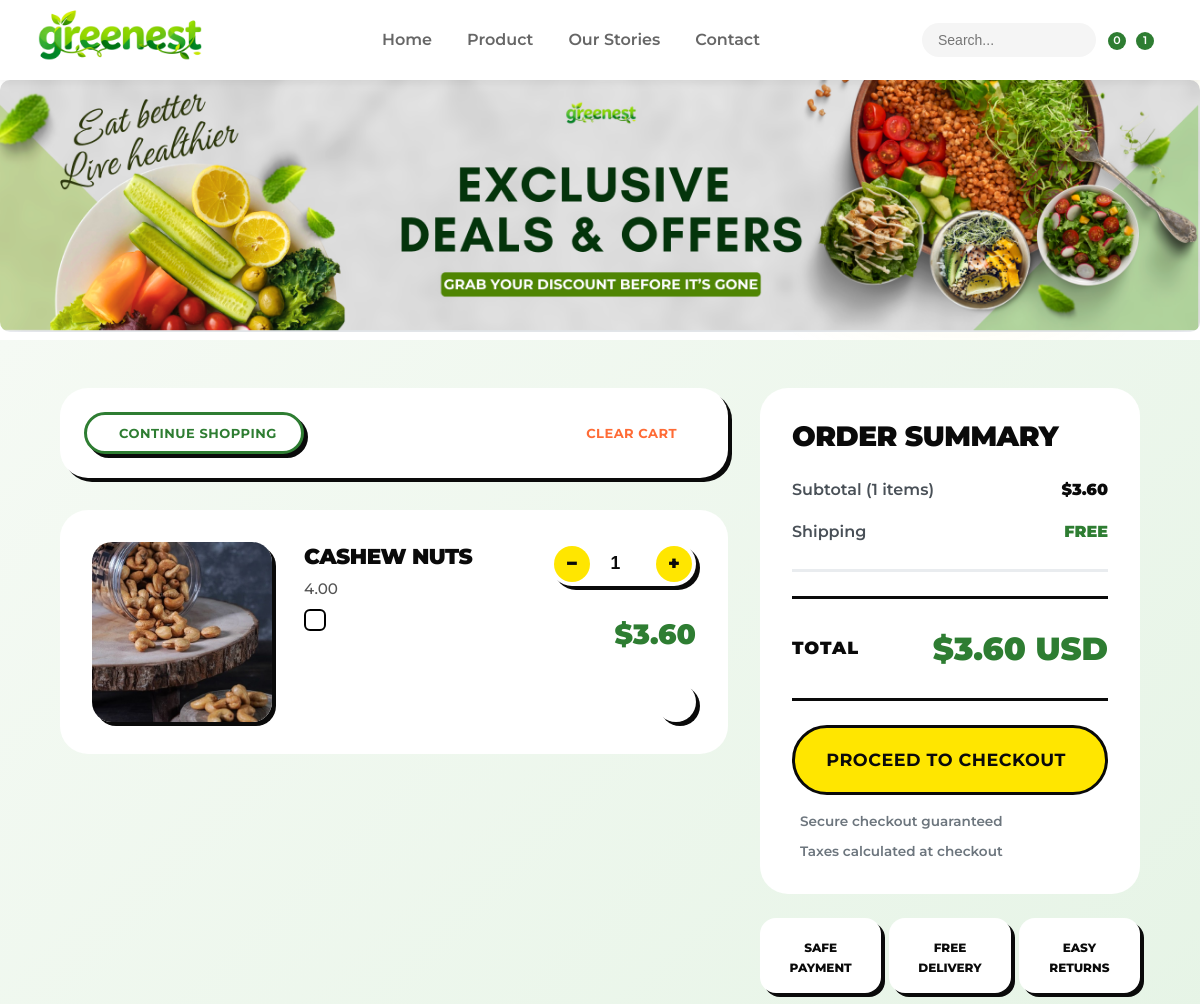
Page /cart/ (signed in, upper part) on the earlier database version.
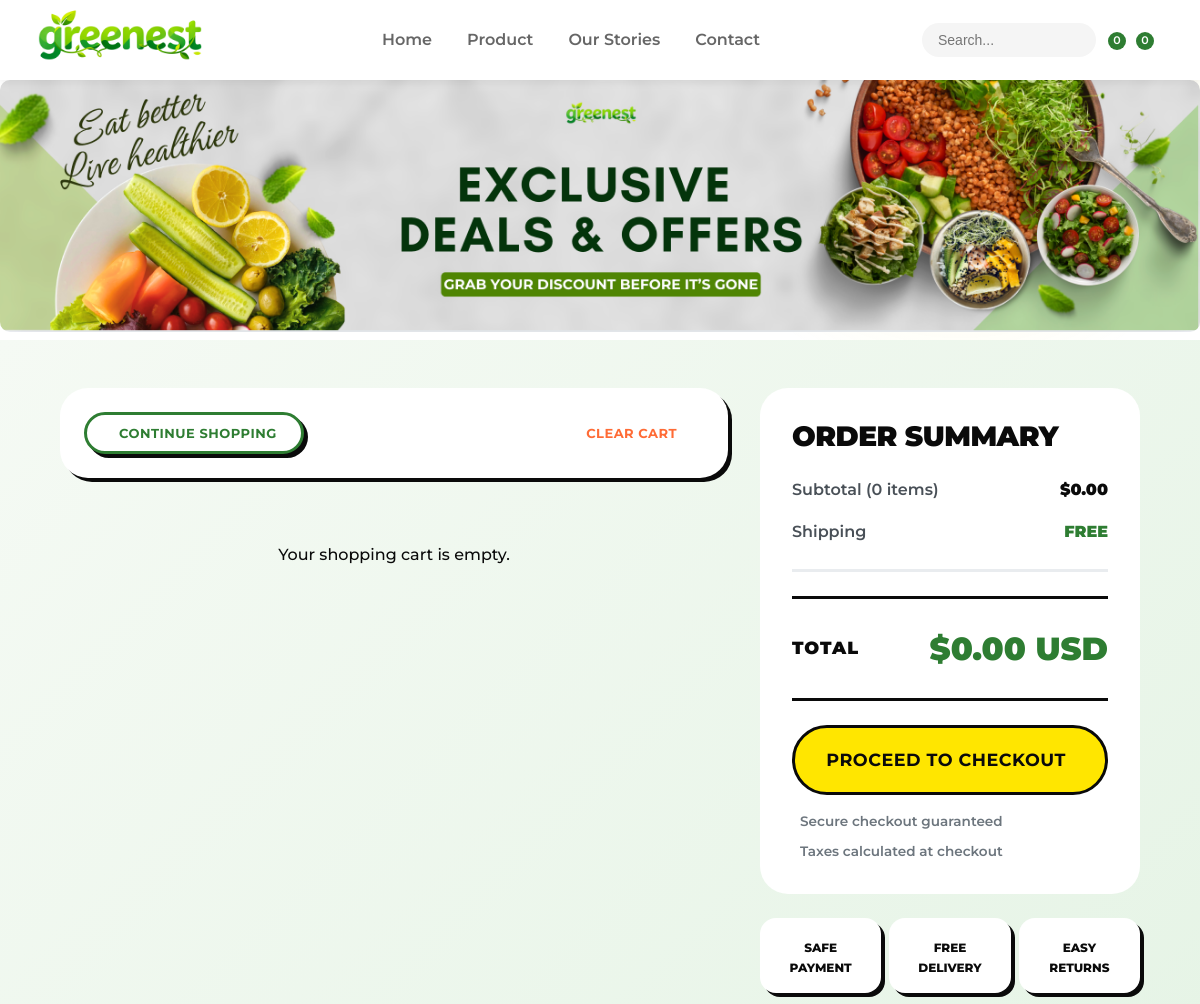
Same page on the later database version.
### app/models/cart.py (models this page shows, shortened)
class Cart(models.Model):
    user = models.ForeignKey(
        settings.AUTH_USER_MODEL,
        on_delete=models.CASCADE,
        related_name="carts",
        null=True,
        blank=True
    )
    session_key = models.CharField(max_length=100, null=True, blank=True)
    created_at = models.DateTimeField(auto_now_add=True)
    @property
    def subtotal(self):
        total = sum(item.subtotal for item in self.items.all())
        return total or Decimal(0)
    @property
    def total(self):
        return self.subtotal

class CartItem(models.Model):
    cart = models.ForeignKey("Cart", on_delete=models.CASCADE, related_name="items")
    product = models.ForeignKey("Product", on_delete=models.CASCADE, null=True, blank=True)
    combo = models.ForeignKey("Combo", on_delete=models.CASCADE, null=True, blank=True)
    quantity = models.PositiveIntegerField(default=1)
    @property
    def item_price(self):
        if self.combo:
            return Decimal(self.combo.final_price)
        elif self.product:
            return Decimal(self.product.final_price)
        return Decimal(0)
    @property
    def subtotal(self):
        return self.item_price * Decimal(self.quantity)

### app/models/category_product.py (models this page shows, shortened)
class Product(models.Model):
    category = models.ManyToManyField(Category, related_name="products")
    name = models.CharField(max_length=200)
    supplier = models.ForeignKey(Supplier, on_delete=models.SET_NULL, null=True, blank=True, related_name="products")
    certifications = models.ManyToManyField(Certification, related_name="products", blank=True)
    image = models.ImageField(upload_to='products/', null=True, blank=True)
    description = models.TextField(null=True, blank=True)
    detail = models.TextField(null=True, blank=True)
    price = models.DecimalField(max_digits=10, decimal_places=2)
    stock = models.IntegerField(default=0)
    sale = models.BooleanField(default=False)
    discount_percentage = models.FloatField(default=0, null=True, blank=True)
    sale_price = models.DecimalField(max_digits=10, decimal_places=2, null=True, blank=True)
    created_at = models.DateTimeField(auto_now_add=True)
    @property
    def final_price(self):
        if self.sale:
            if self.sale_price and self.sale_price > 0:
                return self.sale_price
            elif self.discount_percentage:
                return Decimal(self.price) * (1 - Decimal(self.discount_percentage) / 100)
        return self.price

### app/views/view_cart.py (the view)
# urls.py: path('cart/', views.cart, name='cart'),
def cart(request):
    user_cart = get_or_create_cart(request)
    return render(request, "app/cart.html", {"cart": user_cart})

### app/views/view_cart.py (called while the page is built)
def get_or_create_cart(request):
    if request.user.is_authenticated:
        cart, _ = Cart.objects.get_or_create(user=request.user)
    else:
        if not request.session.session_key:
            request.session.create()
        session_key = request.session.session_key
        cart, _ = Cart.objects.get_or_create(session_key=session_key)
    return cart

### app/templates/app/cart.html (shortened to what the changed rows need)
{% extends "app/base.html" %}
{% load static %}
{% block content %}
<link rel="stylesheet" href="{% static 'app/css/cart.css' %}">
<link rel="stylesheet" href="{% static 'app/css/product_card.css' %}">
<link rel="stylesheet" href="{% static 'app/css/neo_brutalism_global.css' %}">
<link rel="stylesheet" href="{% static 'app/css/cart.css' %}">
<section class="cart-main-section">
  <div class="container">
  <div class="cart-grid">
  <div class="cart-items-wrapper">
    <div class="cart-items-list">
      {% if cart.items.all %}
        {% for item in cart.items.all %}
          <div class="cart-item">
            <div class="item-image-wrapper">
              {% if item.product %}
                <img src="{{ item.product.image.url }}" alt="{{ item.product.name }}" class="item-image">
              {% elif item.combo %}
                <img src="{{ item.combo.image.url }}" alt="{{ item.combo.name }}" class="item-image">
              {% endif %}
            </div>
            <div class="item-details">
              {% if item.product %}
                <h3 class="item-title">{{ item.product.name }}</h3>
                <p class="item-description">{{ item.product.price }}</p>
              {% elif item.combo %}
                <h3 class="item-title">{{ item.combo.name }}</h3>
                <p class="item-description">{{ item.combo.final_price|floatformat:2 }}</p>
              {% endif %}
              <label class="custom-checkbox">
                <input type="checkbox" name="selected_items" value="{{ item.id }}">
              </label>
            </div>
            <div class="item-actions">
              <div class="quantity-control">
                <a href="{% url 'update_quantity' item.id 'decrease' %}" class="qty-btn minus">−</a>
                <input type="number" value="{{ item.quantity }}" readonly class="qty-input">
                <a href="{% url 'update_quantity' item.id 'increase' %}" class="qty-btn plus">+</a>
              </div>
              <div class="item-price-wrapper">
                <span class="item-price">${{ item.subtotal|floatformat:2 }}</span>
              </div>
              <a href="{% url 'remove_item' item.id %}" class="btn-remove" title="Remove item">
              </a>
            </div>
          </div>
        {% endfor %}
      {% else %}
        <p style="text-align:center; color:var(--gray); padding:32px 0;">
          Your shopping cart is empty.
        </p>
      {% endif %}
    </div>
     </div>
  <div class="checkout-sidebar sticky-sidebar ">
    <div class="summary-card">
      <h2 class="summary-title">Order Summary</h2>
      <div class="summary-details">
        <div class="summary-row">
          <span>Subtotal ({{ cart.items.count }} items)</span>
          <span class="amount">${{ cart.subtotal|floatformat:2 }}</span>
        </div>
      </div>
      <div class="summary-total">
        <span class="total-label">TOTAL</span>
        <span class="total-amount">${{ cart.total|floatformat:2 }} USD</span>
      </div>
    </div>
  </div>
</div>
</div>
</section>
{% endblock %}

### app/templates/app/base.html (shortened to what this page needs)
{% load static %}
<!DOCTYPE html>
<html lang="vi">
<head>
    <link rel="stylesheet" href="{% static 'app/css/header_footer.css' %}">
    <link rel="stylesheet" href="{% static 'app/css/neo_brutalism_global.css' %}">
    <link rel="stylesheet" href="https://cdn.lineicons.com/4.0/lineicons.css">
</head>
<body>
    <header class="site-header">
        <div class="header-container">
            <a href="{% url 'home' %}" class="logo">
                <img src="{% static 'app/images/newlogo.png' %}" alt="GreenNest Logo" class="logo-img">
            </a>
            <nav class="navbar">
                <ul class="nav-menu">
                    <li class="nav-item {% if request.path == '/' %}active{% endif %}">
                        <a href="{% url 'home' %}" class="nav-link">Home</a>
                    </li>
                    <li class="nav-item {% if '/productlist' in request.path %}active{% endif %}">
                        <a href="{% url 'productlist' %}" class="nav-link">Product</a>
                    </li>
                    <li class="nav-item {% if '/blog' in request.path %}active{% endif %}">
                        <a href="{% url 'blog' %}" class="nav-link">Our Stories</a>
                    </li>
                    <li class="nav-item {% if '/contact' in request.path %}active{% endif %}">
                        <a href="{% url 'contact' %}" class="nav-link">Contact</a>
                    </li>
                </ul>
            </nav>
            <div class="header-tools">
                <div class="header-search">
                    <form action="{% url 'search' %}" method="GET" class="search-form">
                        <input type="text" name="q" placeholder="Search..." class="search-input"
                            value="{{ request.GET.q|default:'' }}">
                        <button type=" submit" class="search-btn" aria-label="Submit search">
                             </button>
                    </form>
                </div>
                <div class="wishlist-wrapper">
                    <a href="#" class="icon-btn wishlist-icon" aria-label="Wishlist">
                         <span class="badge wishlist-count">0</span>
                    </a>
                </div>
                <div class="cart-wrapper">
                    <a href="{% url 'cart' %}" class="icon-btn" aria-label="Shopping Cart">
                         <span class="badge">{{ cart.items.count|default:0 }}</span>
                    </a>
                </div>
                <div class="user-wrapper">
                    {% if request.user.is_authenticated %}
                    <a href="#" class="icon-btn" aria-label="Account">
                    </a>
                    {% else %}
                    <a href="{% url 'auth' %}">
                        <h4>Login</h4>
                    </a>
                    {% endif %}
                </div>
            </div>
        </div>
    </header>
    <main>
        {% block content %}{% endblock %}
    </main>
</body>
</html>

Differences in the rows shown:
removed CartItem: product.image (picture), product.name "CASHEW NUTS", product.price "4.00", quantity "1", subtotal "3.60"
computed for Cart: items.count "1" → "0"; subtotal "3.60" → "0.00"; total "3.60" → "0.00"
Other differences:
text now shown: "Your shopping cart is empty."
